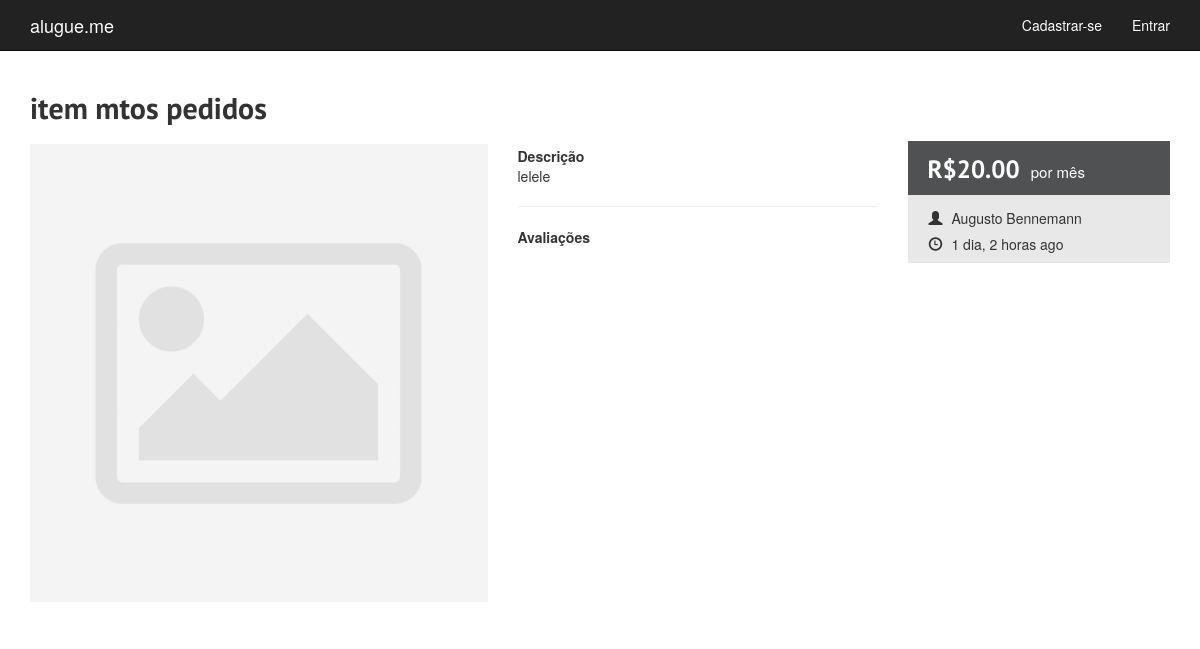
Before: /items/7/ with the older database file.
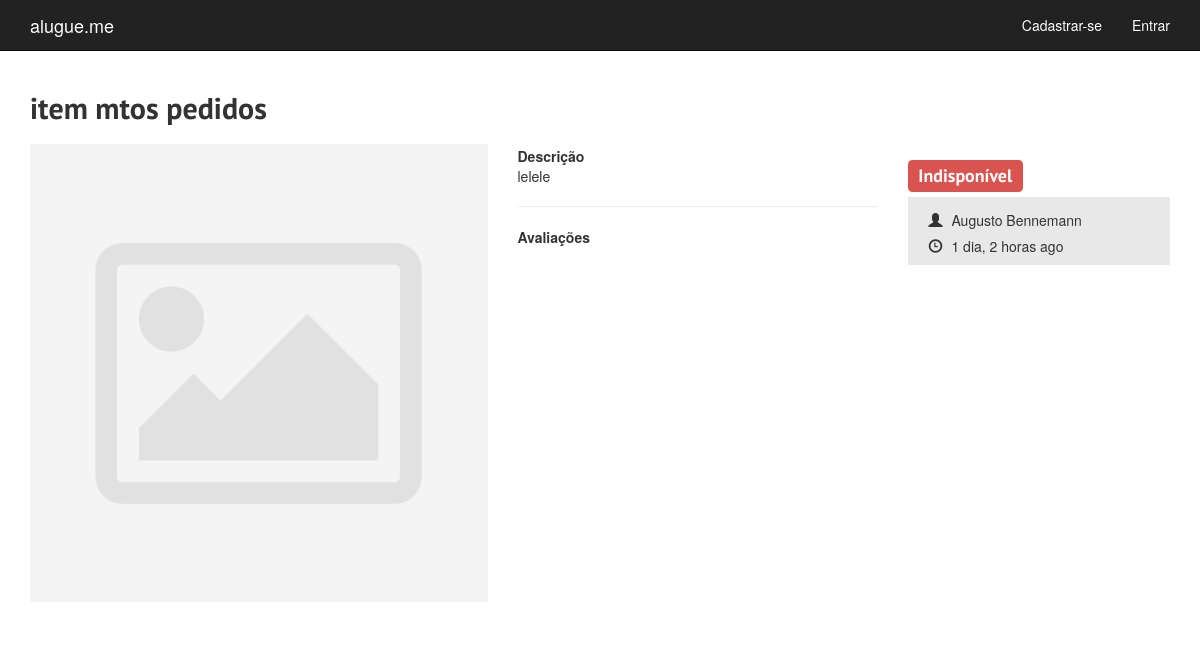
After: the same page with the newer database file.
### alugueme/models.py (models this page shows, shortened)
class Item(models.Model): # TODO generate thumbnail images?
    AVAILABLE_STATUS = 1
    UNAVAILABLE_STATUS = 2
    STATUS_CHOICES = (
        (AVAILABLE_STATUS, 'Disponível'),
        (UNAVAILABLE_STATUS, 'Indisponível'),
    )
    title = models.CharField(max_length=60, verbose_name='Título')
    description = models.TextField(max_length=800, verbose_name='Descrição')
    published_date = models.DateTimeField(blank=True, null=True)
    owner = models.ForeignKey('auth.User')
    price = models.DecimalField(max_digits=4, decimal_places=2, default=0, verbose_name='Preço')
    image = models.ImageField(upload_to = 'images/', default = 'images/None/no-img.jpg', verbose_name='Foto')
    status = models.IntegerField(choices=STATUS_CHOICES, default=AVAILABLE_STATUS)

### alugueme/views.py (the view)
# urls.py: url(r'^items/(?P<pk>[0-9]+)/$', views.item_detail, name='item_detail'),
def item_detail(request, pk):
    item = get_object_or_404(Item, pk=pk)
    if request.method == "POST":
        form = RentForm(request.POST)
        if form.is_valid():
            rent = form.save(commit=False)
            rent.user = request.user
            rent.item = item
            rent.status = rent.PENDING_STATUS
            rent.request_date = timezone.now()
            rent.save()
            send_templated_mail(
                template_name='rent',
                from_email='alugueme@florescer.xyz',
                recipient_list=[item.owner.email],
                context={
                    'item':item,
                    'first_name':item.owner.first_name,
                    'rent_user':request.user.first_name
            })
            messages.success(request, 'Pedido realizado com sucesso! Assim que o dono do item avaliá-lo, te enviaremos um e-mail.')
            return redirect('item_detail', pk=item.pk )
    else:
        if request.user.is_authenticated:
            if Rent.objects.filter(user=request.user, item=item, status=Rent.PENDING_STATUS).exists():
                return render(request, 'alugueme/item_detail.html', {'item': item, 'alreadyrequested': True})
            elif item.status == item.AVAILABLE_STATUS and item.owner != request.user :
                form = RentForm()
                return render(request, 'alugueme/item_detail.html', {'item': item, 'form': form})
    return render(request, 'alugueme/item_detail.html', {'item': item})

### alugueme/templates/alugueme/item_detail.html (shortened to what this page needs)
{% extends 'alugueme/base.html' %}
{% load humanize %}
{% block content %}
  <div class="row item-detail">
    <div class="col-sm-5" id="leftcolx">
      <h2>{{ item.title }}
      </h2>
      <img src="{{ item.image.url }}">
      <br><br>
    </div>
    <div class="col-sm-4" id="middlecolx">
      <b>Descrição</b>
      <p>{{ item.description|linebreaksbr }}</p>
      <hr />
      <b>Avaliações</b>
    </div>
    <div class="col-sm-3" id="rightcolx">
      {% if item.status == item.AVAILABLE_STATUS %}
        <div id="item-detail-price"><h2>R${{ item.price }}</h2> por mês</div>
      {% else %}
        <h3><span class="label label-danger">Indisponível</span></h3>
      {% endif %}
      <div id="item-detail-owner">
        <span class="glyphicon glyphicon-user"></span> {{ item.owner.first_name }} {{ item.owner.last_name }}<br>
        <span class="glyphicon glyphicon-time"></span>
        {% if item.published_date %}
            {{ item.published_date|naturaltime }}
        {% endif %}
      </div>
    </div>
  </div>
{% endblock %}

Changed rows visible on the page:
changed Item "item mtos pedidos": status 1 → 2 (drawn); price "20.00" → (not shown)
Other visible differences:
text no longer shown: "R$ por mês"
text now shown: "Indisponível"
